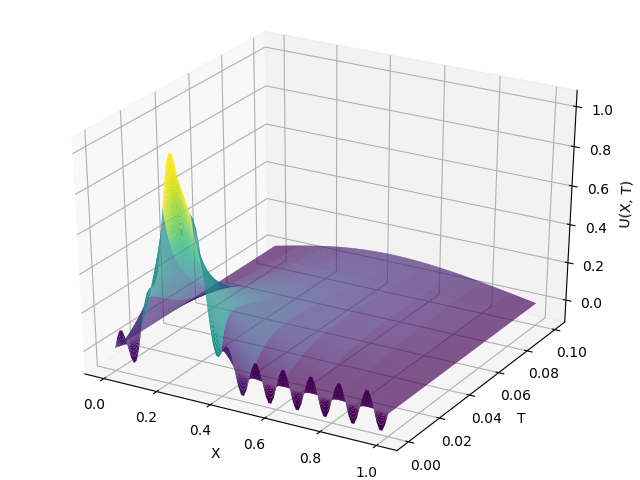

This chart was generated by the following Python code:
import numpy as np
import matplotlib.pyplot as plt
from matplotlib import cm
from mpl_toolkits.mplot3d import Axes3D
K = 1

def space_grid(a, b, NS):
    X = np.linspace(a, b, NS + 1)
    h = (b - a) / NS
    return X, h
def time_grid(a, b, NT):
    T = np.linspace(a, b, NT + 1)
    tau = (b-a) / NT
    return T, tau
def u_initial(x):
        return np.exp(-(x - 0.25) ** 2 / 0.01) + 0.1 * np.sin(20 * np.pi * x)
def f(x, t):
    return np.zeros(len(x))

X, h = space_grid(0, 1, 100)
T, tau = time_grid(0, 0.1, 10000)
r = K * tau / (h ** 2)
N = len(X)
M = len(T)
U = np.zeros((N, M))
U[:, 0] = u_initial(X)
U[0, :] = np.zeros(len(T))
U[-1, :] = np.zeros(len(T))

def forward(N, M):
    d = 1 - 2 * np.ones(N - 2) * r
    c = np.ones(N - 3) * r
    A = np.diag(c, -1) + np.diag(d) + np.diag(c, 1)
    for i in range(1, M):
        rhs = tau * f(X, T[i])
        rhs[1] = rhs[1] + r * U[0, i-1]
        rhs[-2] = rhs[-2] + r * U[-1, i-1]
        U[1: -1, i] = np.dot(A, U[1: -1, i - 1]) + rhs[1:-1]
    return U
U = forward(N, M)
U = U.T
X, T = np.meshgrid(X, T)
fig = plt.figure()
ax = Axes3D(fig)
ax.plot_surface(X, T, U, rstride=10, cstride=10, cmap = cm.viridis)
plt.xlabel('X')
plt.ylabel('T')
ax.set_zlabel('U(X, T)')
plt.show()
